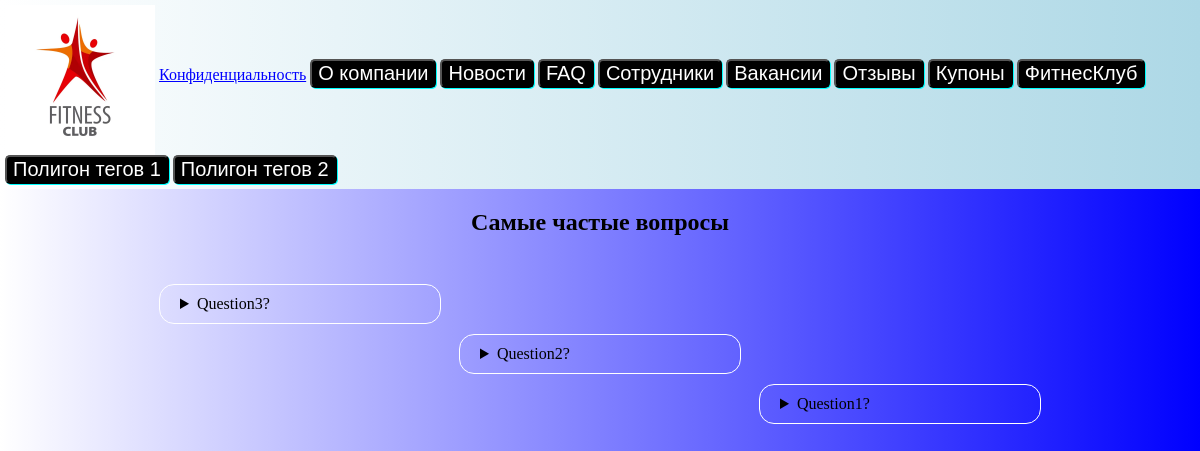
Before: /home/faq/ with the older database file.
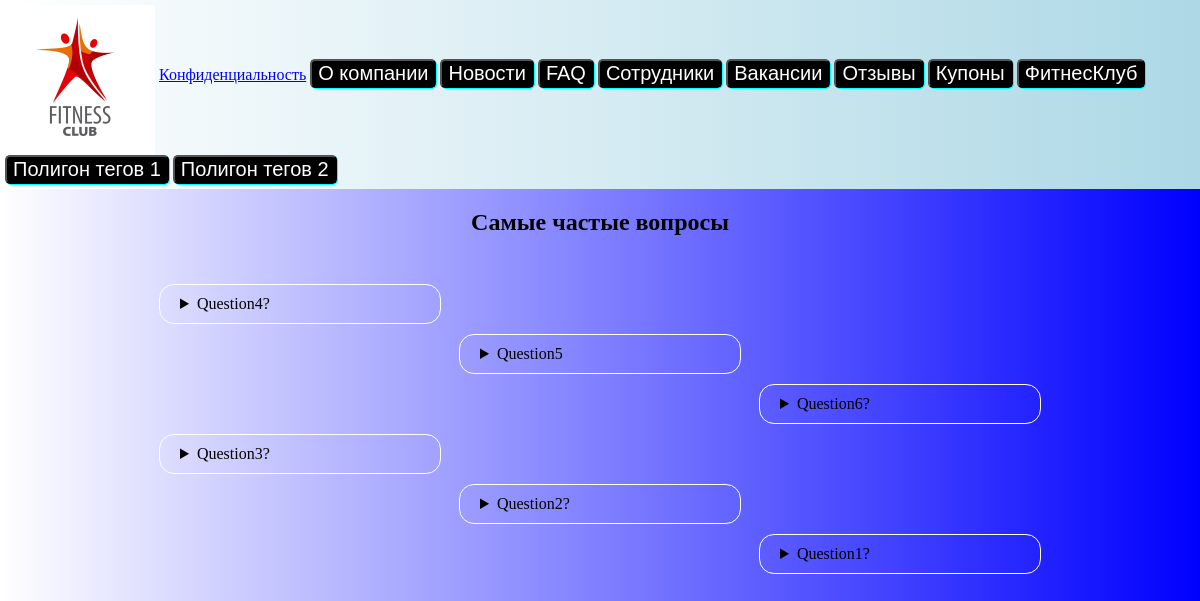
After: the same page with the newer database file.
### common_tasks/models.py (models this page shows, shortened)
class BaseModel(models.Model):
    create_date = models.DateTimeField(auto_now_add=True)
    update_date = models.DateTimeField(auto_now=True)
    create_date_local = models.DateTimeField(auto_now=True)
    update_date_local = models.DateTimeField(auto_now=True)
    class Meta:
        abstract = True

class Faq(BaseModel):
    date = models.DateField()
    question = models.TextField()
    answer = models.TextField()

### common_tasks/views.py (the view)
def faq_page(request):
    faqs = Faq.objects.order_by('-date')
    return render(request, "FAQPage.html", {'faqs': faqs})

### common_tasks/templates/FAQPage.html (shortened to what this page needs)
{% extends "ManyElements.html" %}
{% block header %} Самые частые вопросы {% endblock header %}
{% block content %}
    {% if faqs %}
<aside>
    <div>
    {% for el in faqs%}
        <details class="faq">
            <summary>{{el.question}}</summary>
        </details>
    {% endfor %}
    </div>
    {% else %}
    <p>Вопросы? Вопросов нет!</p>
</aside>
    {% endif %}
{% endblock content %}

Changed rows visible on the page:
added Faq: question "Question4?"
added Faq: question "Question5"
added Faq: question "Question6?"
